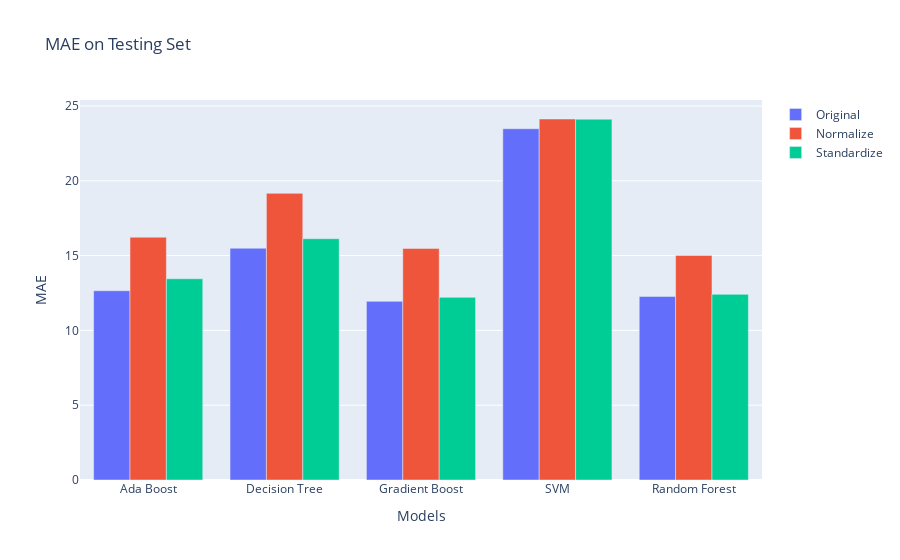

Notebook code for this chart:
### Code cell
#reg
nam=['Ada Boost','Decision Tree','Gradient Boost', 'SVM', 'Random Forest']
same=[12.65,15.49,11.94,23.48,12.27]
norm=[16.23,19.16,15.48,24.13,15.01]
stand=[13.45,16.13,12.21,24.12,12.41]
x = np.arange(len(nam))  # the label locations
width = 0.2  # the width of the bars

# fig, ax = plt.subplots()
# plt.figure(figsize=(50,10))
# rects1 = ax.bar(x - width/2, same, width, label='Original')
# rects2 = ax.bar(x + width/2, norm, width, label='Normalize')
# rects3 = ax.bar(x + 3*width/2, stand, width, label='Standardize')

# # Add some text for labels, title and custom x-axis tick labels, etc.
# ax.set_ylabel('MAE')
# ax.set_title('MAE by Model Testing')
# ax.set_xticks(x, nam)
# ax.legend()
import plotly.graph_objects as go
import plotly.graph_objects as px
  
plot = px.Figure(data=[go.Bar(
    name = 'Original',
    x = nam,
    y = same
   ),
                       go.Bar(
    name = 'Normalize',
    x = nam,
    y = norm
   ),
                       go.Bar(
    name = 'Standardize',
    x = nam,
    y = stand
   )
                       
])
# plot.update_xaxes('Models')
# plot.update_yaxes('MAE')
# plot.update
# , title="MAE on Testing Set"
plot.update_layout(
    title="MAE on Testing Set",
    xaxis_title="Models",
    yaxis_title="MAE",
    
    
    )
plot.show()
# ax.bar_label(rects1, padding=10)
# ax.bar_label(rects2, padding=10)
# ax.bar_label(rects3, padding=10)

#fig.tight_layout()

#plt.show()

### Figure 1 — Plotly figure (JSON) as saved in the notebook; plotly's stock layout.template omitted (floating-point values rounded to 4 significant figures)
{"data": [{"name": "Original", "type": "bar", "x": ["Ada Boost", "Decision Tree", "Gradient Boost", "SVM", "Random Forest"], "y": [12.65, 15.49, 11.94, 23.48, 12.27]}, {"name": "Normalize", "type": "bar", "x": ["Ada Boost", "Decision Tree", "Gradient Boost", "SVM", "Random Forest"], "y": [16.23, 19.16, 15.48, 24.13, 15.01]}, {"name": "Standardize", "type": "bar", "x": ["Ada Boost", "Decision Tree", "Gradient Boost", "SVM", "Random Forest"], "y": [13.45, 16.13, 12.21, 24.12, 12.41]}], "layout": {"title": {"text": "MAE on Testing Set"}, "xaxis": {"title": {"text": "Models"}}, "yaxis": {"title": {"text": "MAE"}}}}
